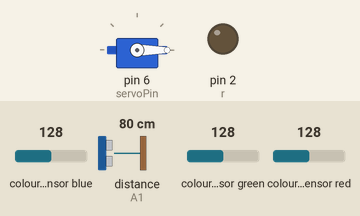
The sketch below on a simulated Arduino Uno, built with avr-gcc and run on an emulated ATmega328P. On the bench: servo, output pins drawn as LEDs (lit = HIGH). Wiring (inferred from the names in the program): ultrasonic range finder: trigger A0; echo A1; TCS3200 colour sensor: output pin 10; S2 pin 12; S3 pin 11; S0 pin 8; S1 pin 9. The test bench sets the inputs (shaded band); at power-on: distance to the obstacle (sensor on A1) 80 cm, colour sensor blue 128, colour sensor green 128, colour sensor red 128. The echo pulse lasts 58.3 µs per cm; pins used as bus, display or sensor lines are not drawn.

Above: at 1.7 s.
1.8 s: distance to the obstacle (sensor on A1) set to 19 cm
5.3 s: distance to the obstacle (sensor on A1) set to 15 cm
At 6.0 s:
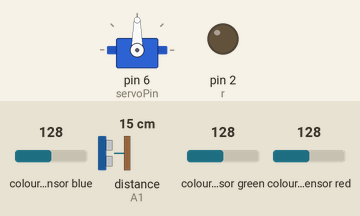
7.1 s: distance to the obstacle (sensor on A1) set to 35 cm
At 8.0 s:
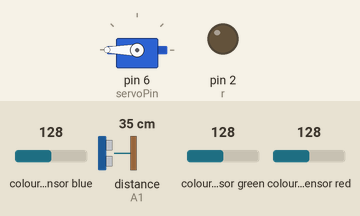
11.1 s: distance to the obstacle (sensor on A1) set to 2 cm
Timing chart, 0 to 13.7 s (numbered marks = the images above; inputs shaded):
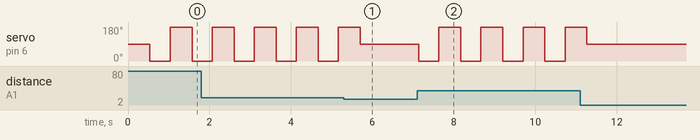

Measured:
- the behaviour switches between 17 and 16 cm on distance to the obstacle (sensor on A1) (found by bisection; images 0 and 1)
- after the input at 7.1 s, servo on pin 6 (servoPin): alternates 180° for 0.53 s and 0° for 0.50 s, starting at once
- by itself, servo on pin 6 (servoPin): alternates 180° for 0.53 s and 0° for 0.50 s

The sketch:

main_sinBT.ino
```cpp
/*
  CONEXIONES

  DC
  -----------      --------
  IN                 3
  OUT                GND

  SERVO
  -----------      --------
  SIGNAL             6
  GND                GND
  POWER .            VCC

  HC-SR04
  -----------      --------
  triggerPin         A0
  echo Pin           A1
  GND                GND
  POWER .            VCC

  TCS3200
  Color Sensor      Arduino
  -----------      --------
  VCC               5V
  GND               GND
  s0                8
  s1                9
  s2                12
  s3                11
  OUT               10
  OE                GND

*/
int stop_position = 0;
int velocity = 20;
int d = 300;

#include <SoftwareSerial.h>
#include <Servo.h>

Servo cola;
SoftwareSerial BT(0, 1);

const int s0 = 8;
const int s1 = 9;
const int s2 = 12;
const int s3 = 11;
const int out = 10;
const int dc = 5;
const int servoPin = 6;
const int echoPin = A1;
const int trigPin = A0;
const int r = 2;
const int g = 3;
const int b = 4;


// Variables
int red = 0;
int green = 0;
int blue = 0;
long distancia;
char colorElige =  48;
char colorActual;
int puntos = 0;

void setup () {
  BT.begin(9600);
  pinMode(s0, OUTPUT);
  pinMode(s1, OUTPUT);
  pinMode(s2, OUTPUT);
  pinMode(s3, OUTPUT);
  pinMode(out, INPUT);
  pinMode(r, OUTPUT);
  pinMode(dc, OUTPUT);
  analogWrite(dc, 0);
  pinMode(trigPin, OUTPUT);
  pinMode(echoPin, INPUT);
  digitalWrite(s0, HIGH);
  digitalWrite(s1, HIGH);
  cola.attach(servoPin);
  cola.write(90);
  delay(500);
}

void loop() {
  color();
  getDistancia();
  bluetooth();
  delay(10);
  if (distancia > 15 ) {
    moverCola();
  } else {
    cola.write(90);
    analogWrite(dc, 0);
  }
  prenderLuz();
}

void app() {
  if (colorActual == colorElige) {
    analogWrite(dc,255);
  } else {
    analogWrite(dc, 0);
  }
}

void prenderLuz() {
  if (colorActual == 'r') {
    digitalWrite(r, HIGH);
    digitalWrite(g, LOW);
    digitalWrite(b, LOW);
  } else if (colorActual == 'g') {
    digitalWrite(g, HIGH);
    digitalWrite(b, LOW);
    digitalWrite(r, LOW);
  } else if (colorActual == 'b') {
    digitalWrite(b, HIGH);
    digitalWrite(r, LOW);
    digitalWrite(g, LOW);
  }
}

void velocidad(int n) {
  switch (n) {
    case 0:
      analogWrite(dc, 0);
    case 1:
      analogWrite(dc, 100);
    case 2:
      analogWrite(dc, 150);
    case 3:
      analogWrite(dc, 200);
    case 4:
      analogWrite(dc, 255);
  }
}

void color () {
  digitalWrite(s2, LOW);
  digitalWrite(s3, LOW);
  red = pulseIn(out, LOW);
  delay(5);
  digitalWrite(s2, HIGH);
  digitalWrite(s3, HIGH);
  green = pulseIn(out, LOW);
  delay(5);
  digitalWrite(s2, LOW);
  digitalWrite(s3, HIGH);
  blue = pulseIn(out, LOW);
  delay(5);
  if (red < blue && red < green && red < 20) {
    colorActual = 'r';
  } else if (blue < red && blue < green) {
    colorActual = 'b';
  } else if (green < red && green < blue) {
    colorActual = 'g';
  }
}

void juego(char color) {
  if (color == colorActual) {
    puntos += 100;
  }
}

void bluetooth() {
  boolean readSomething = false;
  BT.listen();
  while (BT.available() > 0) {
    colorElige = BT.read();
    readSomething = true;
  }
  delay(5);
  if (readSomething == true) {
    app();
    delay(20);
    readSomething = false;
  }
}

void moverCola() {
  cola.write(0);
  delay(500);
  cola.write(180);
  delay(500);
}

void getDistancia() {
  long duracion;
  digitalWrite(trigPin, LOW);
  delayMicroseconds(2);
  digitalWrite(trigPin, HIGH);
  delayMicroseconds(10);
  digitalWrite(trigPin, LOW);
  duracion = pulseIn(echoPin, HIGH);
  distancia = (duracion / 2) / 29.1;
}
```
